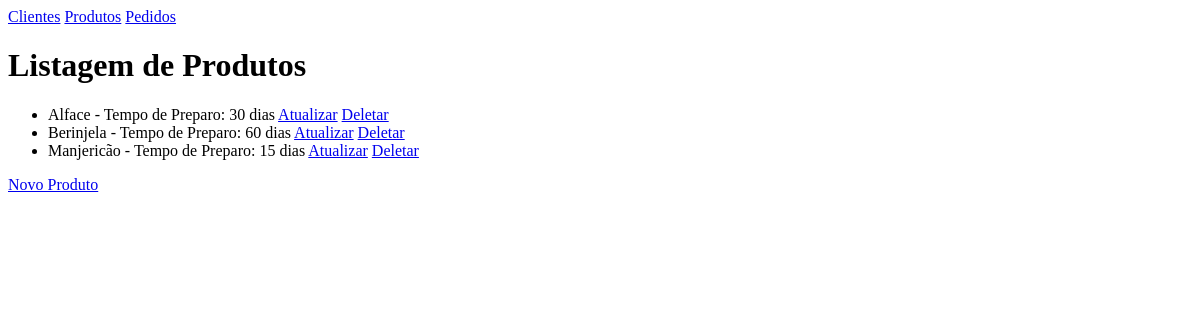
/produtos/, run on an earlier commit of the app's database.
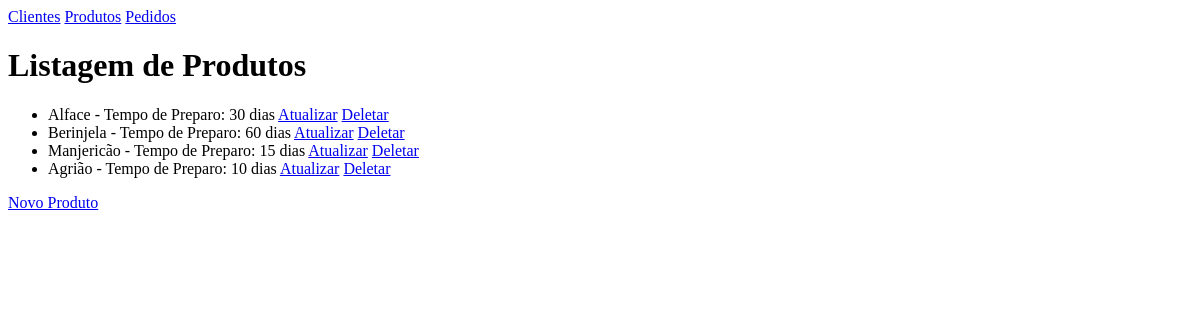
And on a later commit of the database.
### fazenda/models.py (models this page shows, shortened)
class Produto(models.Model):
    nome = models.CharField(max_length=100)
    tempo_preparo = models.PositiveIntegerField()

### fazenda/views.py (the view)
# urls.py: path("produtos/", views.listar_produtos, name="listar_produtos"),
def listar_produtos(request):
    produtos = Produto.objects.all()  # type: ignore
    return render(request, "listar_produtos.html", {"produtos": produtos})

### fazenda/templates/listar_produtos.html (shortened to what this page needs)
<!DOCTYPE html>
<html>
<head>
</head>
<body>
<a href="{% url 'listar_clientes' %}">Clientes</a>
<a href="{% url 'listar_produtos' %}">Produtos</a>
<a href="{% url 'listar_pedidos' %}">Pedidos</a>
    <h1>Listagem de Produtos</h1>
    <ul>
    {% for produto in produtos %}
        <li>
            {{ produto.nome }} - Tempo de Preparo: {{ produto.tempo_preparo }} dias
            <a href="{% url 'atualizar_produto' produto.pk %}">Atualizar</a>
            <a href="{% url 'deletar_produto' produto.pk %}">Deletar</a>
        </li>
    {% endfor %}
    </ul>
    <a href="{% url 'criar_produto' %}">Novo Produto</a>
</body>
</html>

What changed in the data, as far as the page shows it:
added Produto: nome "Agrião", tempo_preparo "10"
